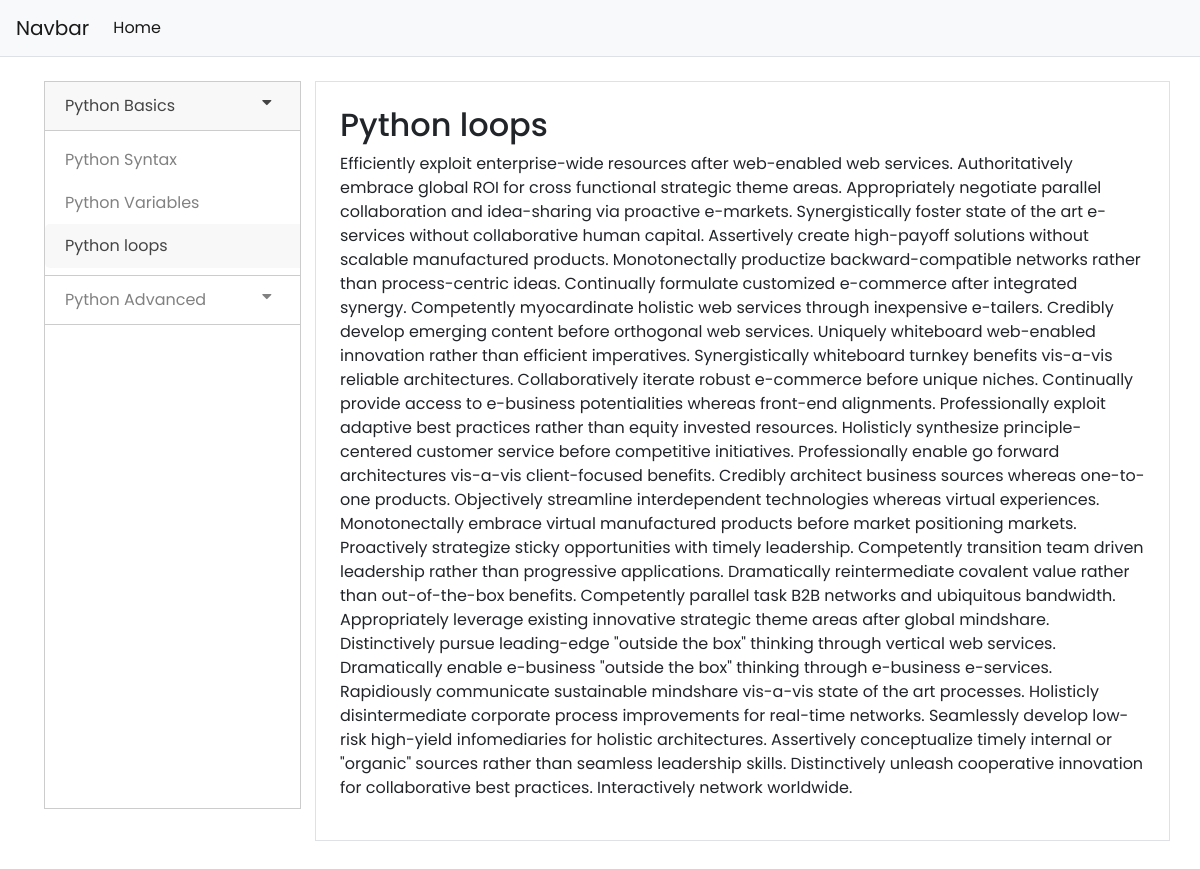
/python/python-basics/python-loops/, run on the app's committed database.
### tutorials/models.py (models this page shows, shortened)
class SubCategory(models.Model):
    sub_cat_image = models.ImageField(upload_to='SubCategory',null=True, blank=True)
    sub_cat_title = models.CharField(max_length=255)
    sub_cat_overview = models.CharField(max_length=500)
    sub_cat_parent = models.ForeignKey(Category, on_delete=models.CASCADE)
    sub_cat_slug = models.SlugField(unique=True)
    class Meta:
        verbose_name_plural = 'Sub categories'

class SubSubCategory(models.Model):
    subsub_cat_title = models.CharField(max_length=150)
    subsub_cat_parent = models.ForeignKey(SubCategory, on_delete = models.CASCADE)
    subsub_cat_slug = models.SlugField(unique=True)

class Tutorial(models.Model):
    tutorial_title = models.CharField(max_length=255)
    tutorial_parent = models.ForeignKey(SubSubCategory, on_delete = models.SET_NULL, null=True)
    tutorial_author = models.ForeignKey(User, on_delete=models.CASCADE, null=True, blank=True)
    tutorial_timestamp = models.DateTimeField(auto_now_add=True)
    tutorial_views = models.PositiveIntegerField(default=1)
    tutorial_content = models.TextField()
    tutorial_thumbnail = models.ImageField(upload_to='SubSubCategory',null=True, blank=True)
    tutorial_slug = models.SlugField(unique=True)

### tutorials/views.py (the view)
# urls.py: path('', include('tutorials.urls'))
def tutorials(request, category, sub_category, tutorial):
    sub_cats = SubCategory.objects.filter(sub_cat_parent__cat_slug = category)
    tutorials = Tutorial.objects.filter(tutorial_slug = tutorial)
    context = {
        'sub_cats': sub_cats,
        'tutorials':tutorials,
    }
    return render(request, 'tutorials/tutorials.html', context)

### tutorials/templates/tutorials/tutorials.html (shortened to what this page needs)
{% extends 'base.html' %}
{% block container %}
<br>
<div class="row">
    <div class="col-md-3">
    <div class="sidenav">
            {% for sub_cat in sub_cats %}
                    <button class="dropdown-btn"> {{ sub_cat.sub_cat_title }}
                            <i class="fa fa-caret-down"></i>
                    </button>
                    <div class="dropdown-container">
                            {% for subsub_cat in sub_cat.subsubcategory_set.all %}
                                {% url 'tutorials:tutorials' subsub_cat.subsub_cat_parent.sub_cat_parent.cat_slug subsub_cat.subsub_cat_parent.sub_cat_slug subsub_cat.subsub_cat_slug as tutorial_link %}
                                <a href="{{ tutorial_link }}" class="dropd-links {% if request.path == tutorial_link %}active-link{% endif %}" >{{ subsub_cat.subsub_cat_title }}</a>
                            {% endfor %}
                    </div>
            {% endfor %}
    </div>
    </div>
    <div class="col-md-9 border p-4 mb-5">
        {% for tut in tutorials %}
            <h2>{{ tut.tutorial_title }}</h2>
            <p>{{ tut.tutorial_content }}</p>
        {% endfor %}
    </div>
</div>
{% endblock container %}

### static/css/mystyle.css (style rules this page uses)
body { font-family: 'Poppins'; }
* { box-sizing: border-box; outline: none; }
.sidenav { height: 90%; width: 200px; position: absolute; z-index: 1; top: 0 !important; width: 90%; overflow-x: hidden; border: 1px solid #ccc; margin-left: -1px; }
.sidenav a, .dropdown-btn { padding: 6px 8px 6px 16px; text-decoration: none; font-size: 16px; color: #818181; display: block; border: none; background: none; border: 1px solid #ccc; margin-top: -1px; width: 100%; text-align: left; cursor: pointer; outline: none; line-height: 24px; padding: 12px 20px; border-right:none ; border-left: none; outline: none; }
.active-link { background-color: #f8f8f8 !important; color: #444 !important; outline: none !important; }
.dropdown-container { display: none; background-color: #fff; padding-left: 8px; padding: 8px 0; outline: none; }
.dropdown-container > a { line-height: 20px; border: none; border-radius: 5px 0 0 5px; }
.fa-caret-down { float: right; padding-right: 8px; }

### data on the page
SubCategory: sub_cat_title "Python Basics"
SubSubCategory: subsub_cat_title "Python Syntax"
SubSubCategory: subsub_cat_title "Python Variables"
SubSubCategory: subsub_cat_title "Python loops"
SubCategory: sub_cat_title "Python Advanced"
Tutorial: tutorial_title "Python loops", tutorial_content "Efficiently exploit enterprise-wide resources after web-enabled web services. Authoritatively embrace global ROI for cross functional strategic theme areas. Appropriately negotiate parallel collaboration and idea-sharing via proactive e-markets. Synergistically foster state of the art e-services without collaborative human capital. Assertively create high-payoff solutions without scalable manufactured products. Monotonectally productize backward-compatible networks rather than process-centric ideas. Continually formulate customized e-commerce after integrated synergy. Competently myocardinate holistic web services through inexpensive e-tailers. Credibly develop emerging content before…"
